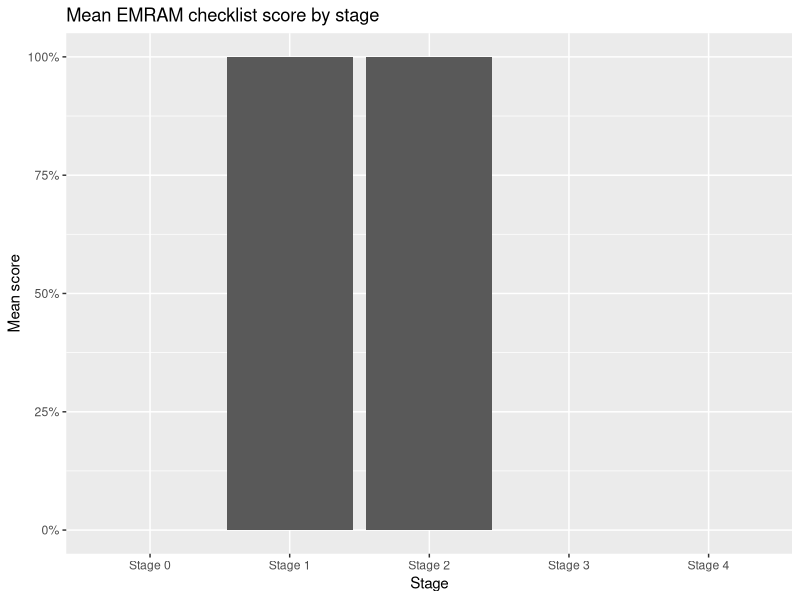
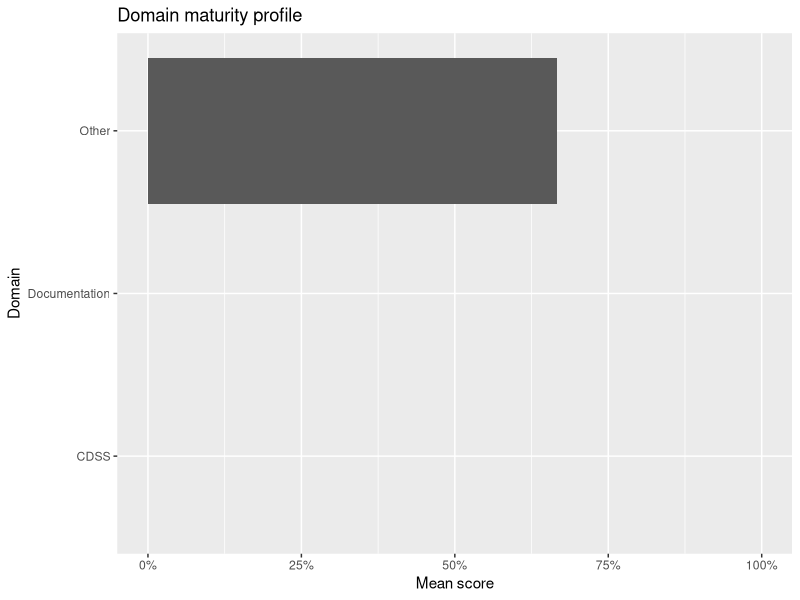
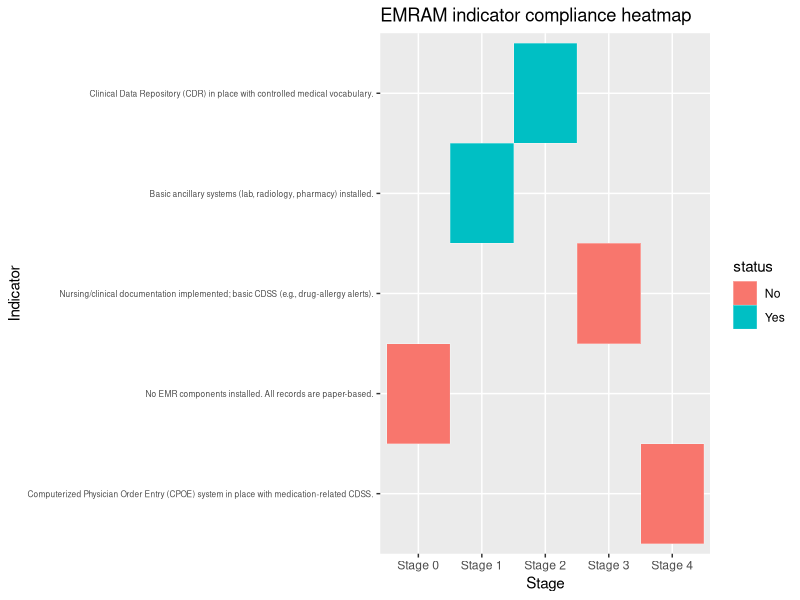

Generate these figures, in order, with R:
## ---- chunk 1
knitr::opts_chunk$set(echo = TRUE, warning = FALSE, message = FALSE)
library(tidyverse)
library(scales)
library(ggplot2)
library(forcats)
## ---- chunk 2
emram_clean <- read_csv("data/emram_clean.csv")
glimpse(emram_clean)
## ---- chunk 3
stage_summary <- emram_clean %>%
group_by(stage) %>%
summarise(
n_items = n(),
n_yes = sum(score == 1, na.rm = TRUE),
n_partial = sum(score == 0.5, na.rm = TRUE),
n_no = sum(score == 0, na.rm = TRUE),
pct_yes = n_yes / n_items,
stage_complete = if_else(n_yes == n_items, 1L, 0L),
.groups = "drop"
) %>%
arrange(stage) %>%
mutate(pct_yes = percent(pct_yes, accuracy = 0.1))

stage_summary

## ---- chunk 4
achieved_stages <- stage_summary %>%
filter(stage_complete == 1L) %>%
pull(stage)

final_stage <- if (length(achieved_stages) == 0) 0 else max(achieved_stages)
final_stage
## ---- chunk 5
domain_summary <- emram_clean %>%
group_by(domain) %>%
summarise(
n_items = n(),
mean_score = mean(score, na.rm = TRUE),
pct_yes = mean(score == 1, na.rm = TRUE),
.groups = "drop"
) %>%
mutate(pct_yes = percent(pct_yes, accuracy = 0.1)) %>%
arrange(desc(mean_score))

domain_summary
## ---- chunk 6
stage_plot_df <- emram_clean %>%
group_by(stage) %>%
summarise(mean_score = mean(score, na.rm = TRUE), .groups = "drop")

ggplot(stage_plot_df, aes(x = factor(stage), y = mean_score)) +
geom_col() +
scale_y_continuous(limits = c(0, 1), labels = percent_format(accuracy = 1)) +
labs(
title = "Mean EMRAM checklist score by stage",
x = "Stage",
y = "Mean score"
)
## ---- chunk 7
ggplot(domain_summary, aes(x = reorder(domain, mean_score), y = mean_score)) +
geom_col() +
coord_flip() +
scale_y_continuous(limits = c(0, 1), labels = percent_format(accuracy = 1)) +
labs(
title = "Domain maturity profile",
x = "Domain",
y = "Mean score"
)
## ---- chunk 8
heat_df <- emram_clean %>%
mutate(
status = case_when(
score == 1 ~ "Yes",
score == 0.5 ~ "Partial",
score == 0 ~ "No",
TRUE ~ "Missing"
)
)

ggplot(heat_df, aes(
x = factor(stage),
y = fct_reorder(indicator, score, .fun = mean, na.rm = TRUE),
fill = status
)) +
geom_tile(color = "white") +
labs(
title = "EMRAM indicator compliance heatmap",
x = "Stage",
y = "Indicator"
) +
theme(axis.text.y = element_text(size = 6))

## ---- chunk 9
write_csv(stage_summary, "data/emram_stage_summary.csv")
write_csv(domain_summary, "data/emram_domain_summary.csv")
write_csv(tibble(final_stage = final_stage), "data/emram_final_stage.csv")
